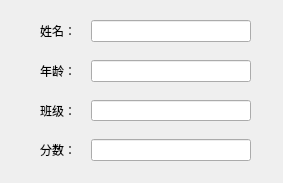
<?xml version="1.0" encoding="UTF-8"?>
<ui version="4.0">
 <class>MainWindow</class>
 <widget class="QMainWindow" name="MainWindow">
  <property name="geometry">
   <rect>
    <x>0</x>
    <y>0</y>
    <width>283</width>
    <height>183</height>
   </rect>
  </property>
  <property name="windowTitle">
   <string>MainWindow</string>
  </property>
  <widget class="QWidget" name="centralwidget">
   <widget class="QWidget" name="formLayoutWidget">
    <property name="geometry">
     <rect>
      <x>30</x>
      <y>10</y>
      <width>231</width>
      <height>161</height>
     </rect>
    </property>
    <layout class="QFormLayout" name="formLayout">
     <property name="horizontalSpacing">
      <number>15</number>
     </property>
     <property name="verticalSpacing">
      <number>18</number>
     </property>
     <property name="leftMargin">
      <number>10</number>
     </property>
     <property name="topMargin">
      <number>10</number>
     </property>
     <property name="rightMargin">
      <number>10</number>
     </property>
     <property name="bottomMargin">
      <number>10</number>
     </property>
     <item row="0" column="0">
      <widget class="QLabel" name="label">
       <property name="text">
        <string>姓名：</string>
       </property>
      </widget>
     </item>
     <item row="0" column="1">
      <widget class="QLineEdit" name="lineEdit"/>
     </item>
     <item row="1" column="0">
      <widget class="QLabel" name="label_2">
       <property name="text">
        <string>年龄：</string>
       </property>
      </widget>
     </item>
     <item row="1" column="1">
      <widget class="QLineEdit" name="lineEdit_2"/>
     </item>
     <item row="2" column="0">
      <widget class="QLabel" name="label_3">
       <property name="text">
        <string>班级：</string>
       </property>
      </widget>
     </item>
     <item row="2" column="1">
      <widget class="QLineEdit" name="lineEdit_3"/>
     </item>
     <item row="3" column="0">
      <widget class="QLabel" name="label_4">
       <property name="text">
        <string>分数：</string>
       </property>
      </widget>
     </item>
     <item row="3" column="1">
      <widget class="QLineEdit" name="lineEdit_4"/>
     </item>
    </layout>
   </widget>
  </widget>
 </widget>
 <resources/>
 <connections/>
</ui>
